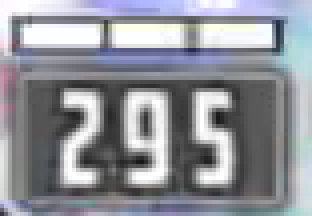
#> input picture scripts/boss-study/ammo-box-template.png, 78 x 54 px (shown 4 times larger)
$ python scan.py ammo-box-template.png --out out.png
#> lines starting #> are read from the running program, lines starting #| are printed output that depends on the picture
#!/usr/bin/env python3
"""boss-study scanner — mechanical extraction pass for boss-profile studies.

Turns a fight recording into an observation log (observations.json): a per-sample
timeline of the focus unit's weapon state (ammo-box tracking + glyph ammo reads +
digit stability), UI presence (fight clock), Full-Burst splash times, the
face-count cover metric, and derived candidate not-firing windows with evidence
sheets. NO interpretation happens here — classifying windows into boss downtime /
burst pauses / natural reloads is the authoring step's job (/boss-study skill),
which runs BLIND on this file alone.

Deps: ffmpeg + numpy + PIL only (same policy as scripts/probe/classify.py).

Usage:
  python3 scripts/boss-study/scan.py <video> --out <dir> [--fps-aim 8] [--fps-ui 2]

Detector design notes (calibrated on docs/probes/control/crown.MP4, 2026-07-16;
calibration frame timestamps logged in observations.json for the grading record):
- The ammo box rides ~90px left of the moving auto-aim reticle. Found per frame by
  masked NCC (template ammo-box-template.png) over the central search region;
  peaks verified by the digit-region signature. Two box states exist:
  NORMAL  = bright digits on dark fill (bright ~0.17 / dark110 ~0.57 / mean ~120)
  INVERTED= dark "000" on bright fill + depleted mag bar  -> RELOADING.
- Glyph reader (glyphs.npz, 0-9): reads are authoritative ONLY on settled frames;
  while firing, the rolling ones/tens digits motion-blur and half-scrolled rolls
  misread systematically (a scrolling 8 composites toward 6). Validated on a 60fps
  hot stretch: settled frames decrement 1 per 2 frames = ~30 counter-ticks/s hot
  (plus small kit refills, e.g. +5). At 4-8 Hz sampling the digit region therefore
  ALWAYS changes while firing -> digit-region correlation (dcorr) >= 0.90 across
  consecutive found samples = HOLDING fire.
- The 3-segment bar above the box is a magazine-fill bar (barFrac ~ ammo/mag), a
  no-OCR cross-check on reads.
- Low-confidence samples are NEVER classified as firing: BOX_ABSENT and unverified
  peaks count toward candidate windows (Fable gate rev 7).
"""
import argparse, json, os, subprocess, sys
import numpy as np
from PIL import Image

try:
    import cv2  # optional: enables the v1 face/cover detector (opencv-python-headless<5)
except ImportError:
    cv2 = None

SRC_W, SRC_H = 2622, 1206
AIM = dict(x=900, y=380, w=1000, h=520)     # ammo-box search region (full-res crop)
DX0, DY0, DX1, DY1 = 8, 20, 70, 52          # digit window within box
BAR = (2, 4, 70, 13)                        # mag bar strip within box (x0,y0,x1,y1)
UI_W = 656
DMG_BOX_SMALL = (283, 2, 373, 15)           # top-centre damage box on small frame
BURST_METER_SMALL = (636, 121, 655, 126)    # right-edge burst meter (orig x2540-2620, y485-502):
                                            # grey/white = charging, red/flashing = INSIDE Full
                                            # Burst (owner-identified; validated on crown.MP4 —
                                            # 12 FBs, all ~10s). Flashes ~1Hz, so merge gaps <=1s.
BURST_RED_THRESH = 0.25
YELLOW_THRESH = 0.11                        # probe-processing whole-frame splash threshold
SPLASH_MIN_GAP = 10.0
DCORR_STATIC = 0.90                         # >= means digit region unchanged (holding fire)
CAND_MIN_SEC = 0.5                          # min not-firing run to emit a candidate window

HERE = os.path.dirname(os.path.abspath(__file__))

def sh(cmd):
    r = subprocess.run(cmd, shell=True, capture_output=True, text=True)
    if r.returncode != 0:
        sys.exit(f"cmd failed: {cmd}\n{r.stderr[-2000:]}")

def gray_arr(img): return np.asarray(img.convert('L'), dtype=np.float64)

# ---------------- glyph reader ----------------
class GlyphReader:
    def __init__(self, npz_path):
        self.T = {ch: arr for ch, arr in np.load(npz_path).items()}

    # [42 lines left out: functions segment, read, classify_digit_region, not called in this run]

class BoxTracker:
    def __init__(self, tpl_png):
        tpl = gray_arr(Image.open(tpl_png))
        self.tpl, (self.th, self.tw) = tpl, tpl.shape
        m = np.ones_like(tpl); m[DY0:DY1, DX0:DX1] = 0.0
        self.mask, self.n_m = m, m.sum()
        self.tz = (tpl - (tpl * m).sum() / self.n_m) * m
        self.tnorm = np.sqrt((self.tz * self.tz).sum())

    # [34 lines left out: functions find, digit_corr, ui_present, not called in this run]

def yellow_frac(c):
    r, g, b = c[..., 0], c[..., 1], c[..., 2]
    return float(((r > 150) & (g > 120) & (b < 120) & (r + g > 2 * b + 100)).mean())

# [5 lines left out: function burst_red_frac, not called in this run]

class FaceDetectorV1:
    """CALIBRATED cover/boss-walk detector (2026-07-16): nagadomi's lbpcascade_animeface
    (vendored XML, MIT) on 1311-wide frames. The squad turns FRONTAL (faces to camera) during
    every boss-unhittable walk and during forced-cover phases — measured on 714-noon/1.mp4
    (all five transitions + the fight-end cover phase) with ZERO false positives across
    crown.MP4. Faces in the squad-strip portrait box are excluded; count threshold is
    comp-aware (unitCount-1); pre/post-fight lineups are frontal too, so gate on the fight
    clock downstream."""
    STRIP = (450, 830, 510)   # exclude portraits: x0..x1 when center-y below this

    def __init__(self, xml_path):
        self.casc = cv2.CascadeClassifier(xml_path)
        if self.casc.empty():
            raise RuntimeError(f'cascade failed to load: {xml_path}')

    # [39 lines left out: functions count, face_metric, not called in this run]

# ---------------- main ----------------
def main():
    ap = argparse.ArgumentParser()
    ap.add_argument('video')
    ap.add_argument('--out', required=True)
    ap.add_argument('--fps-aim', type=float, default=8)
    ap.add_argument('--fps-ui', type=float, default=2)
    ap.add_argument('--template', default=os.path.join(HERE, 'ammo-box-template.png'))
    ap.add_argument('--glyphs', default=os.path.join(HERE, 'glyphs.npz'))
    ap.add_argument('--cascade', default=os.path.join(HERE, 'lbpcascade_animeface.xml'))
    ap.add_argument('--team-size', type=int, default=5,
                    help='units in the recorded comp; face threshold = team_size - 1')
    args = ap.parse_args()
    os.makedirs(args.out, exist_ok=True)
    aim_dir, ui_dir = os.path.join(args.out, 'frames-aim'), os.path.join(args.out, 'frames-ui')
    ev_dir = os.path.join(args.out, 'evidence')
    for d in (aim_dir, ui_dir, ev_dir): os.makedirs(d, exist_ok=True)

    print('extracting frames…', flush=True)
    sh(f"ffmpeg -y -loglevel error -i '{args.video}' -vf 'fps={args.fps_aim},crop={AIM['w']}:{AIM['h']}:{AIM['x']}:{AIM['y']}' {aim_dir}/a_%05d.png")
#> (the call stopped at in sh, `r = subprocess.run(cmd, shell=True, capture_output=True, text=True)`: subprocess is not available in this run)
    sh(f"ffmpeg -y -loglevel error -i '{args.video}' -vf 'fps={args.fps_ui},scale=1311:-1' {ui_dir}/u_%05d.png")
#> (the call stopped at in sh, `r = subprocess.run(cmd, shell=True, capture_output=True, text=True)`: subprocess is not available in this run)

    tracker, reader = BoxTracker(args.template), GlyphReader(args.glyphs)
#> in gray_arr, `def gray_arr(img): return np.asarray(img.convert('L'), dtype=np.float64)`:
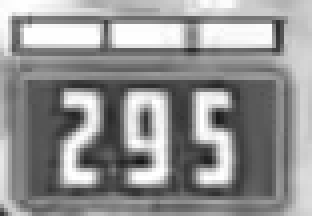
#> returned value: shape (54, 78) float64 (shown 4 times larger); min 22, max 255, mean 146
#> in __init__, `self.tpl, (self.th, self.tw) = tpl, tpl.shape`: self.th = 54; self.tw = 78
#> in __init__, `self.tz = (tpl - (tpl * m).sum() / self.n_m) * m`:
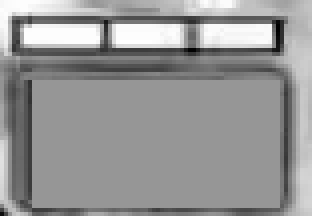
#> self.tz: shape (54, 78) float64 (shown 4 times larger); min -124.5, max 86.48, mean 0; drawn with min black and max white
#> in __init__, `self.tnorm = np.sqrt((self.tz * self.tz).sum())`: self.tnorm = 2385.4
#> (reads scripts/boss-study/glyphs.npz from the repository)
    facer = None
    if cv2 is not None and os.path.exists(args.cascade):
        facer = FaceDetectorV1(args.cascade)
    else:
        print('NOTE: cv2/cascade unavailable — v1 face/cover detector skipped', flush=True)

    ui_samples = []
    ui_files = sorted(os.listdir(ui_dir))
    for i, f in enumerate(ui_files):
        t = i / args.fps_ui
        path = os.path.join(ui_dir, f)
        big = Image.open(path).convert('RGB')
        c = np.asarray(big.resize((UI_W, int(big.height * UI_W / big.width))), dtype=np.float64)
        heads, skin = face_metric(c)
        rec = dict(t=round(t, 2), ui=ui_present(c.mean(axis=2)),
                   yellow=round(yellow_frac(c), 4), faces=heads, skin=skin,
                   burst=round(burst_red_frac(c), 3))
        if facer:
            n, span = facer.count(cv2.imread(path))
            rec['facesV1'], rec['facesV1Span'] = n, span
        ui_samples.append(rec)
        if i % 100 == 0: print(f'  ui {i}/{len(ui_files)}', flush=True)

    aim_samples, prev_digits = [], None
    aim_files = sorted(os.listdir(aim_dir))
    for i, f in enumerate(aim_files):
        t = i / args.fps_aim
        reg = gray_arr(Image.open(os.path.join(aim_dir, f)))
        hit = tracker.find(reg)
        rec = dict(t=round(t, 3), found=bool(hit))
        if hit:
            rec.update(x=hit['x'] + AIM['x'], y=hit['y'] + AIM['y'], ncc=hit['ncc'],
                       state=hit['state'], barFrac=hit['barFrac'])
            if hit['state'] == 'normal':
                rec['ammo'] = reader.read(hit['digits'])
                rec['dcorr'] = digit_corr(prev_digits, hit['digits'])
                prev_digits = hit['digits']
            else:
                prev_digits = None
        else:
            prev_digits = None
        aim_samples.append(rec)
        if i % 200 == 0: print(f'  aim {i}/{len(aim_files)}', flush=True)

    # fight clock
    present = [s['ui'] for s in ui_samples]
    def first_run(seq, need=5):
        run = 0
        for i, v in enumerate(seq):
            run = run + 1 if v else 0
            if run >= need: return i - need + 1
        return None
    fs_i = first_run(present)
    le = first_run(present[::-1])
    fe_i = None if le is None else len(present) - 1 - le
    fight_start = None if fs_i is None else ui_samples[fs_i]['t']
    fight_end = None if fe_i is None else ui_samples[fe_i]['t']

    # splashes (secondary FB signal; known-weak on bright boss backgrounds)
    splashes, last = [], -1e9
    for s in ui_samples:
        if s['yellow'] >= YELLOW_THRESH and s['t'] - last >= SPLASH_MIN_GAP:
            splashes.append(s['t']); last = s['t']

    # Full-Burst windows from the right-edge burst meter (PRIMARY FB signal): red/flashing =
    # inside FB; merge sub-1s flicker gaps.
    fb_windows, w_start, w_last = [], None, None
    for s in ui_samples:
        if s['burst'] >= BURST_RED_THRESH:
            if w_start is None: w_start = s['t']
            w_last = s['t']
        elif w_start is not None and s['t'] - w_last > 1.0:
            fb_windows.append([w_start, round(w_last + 1.0 / args.fps_ui, 2)]); w_start = None
    if w_start is not None:
        fb_windows.append([w_start, round(w_last + 1.0 / args.fps_ui, 2)])

    # per-sample firing classification (mechanical; low confidence is NEVER 'firing')
    def firing(rec):
        return bool(rec.get('found') and rec.get('state') == 'normal'
                    and rec.get('dcorr') is not None and rec['dcorr'] < DCORR_STATIC)
    # candidate not-firing windows
    windows, run_start = [], None
    for i, rec in enumerate(aim_samples):
        if not firing(rec):
            run_start = i if run_start is None else run_start
        else:
            if run_start is not None:
                t0, t1 = aim_samples[run_start]['t'], rec['t']
                if t1 - t0 >= CAND_MIN_SEC and (fight_start is None or t1 > fight_start) \
                        and (fight_end is None or t0 < fight_end):
                    seg = aim_samples[run_start:i]
                    states = [ (s.get('state') if s.get('found') else 'absent') for s in seg ]
                    reads = [s.get('ammo') for s in seg if s.get('ammo')]
                    windows.append(dict(
                        tStartVideo=t0, tEndVideo=t1, durSec=round(t1 - t0, 2),
                        states=dict(zip(*np.unique(states, return_counts=True))) if states else {},
                        statesSeq=states,
                        ammoReads=reads,
                        ammoBefore=next((s.get('ammo') for s in reversed(aim_samples[:run_start])
                                         if s.get('ammo') and '?' not in s.get('ammo')), None),
                        ammoAfter=next((s.get('ammo') for s in aim_samples[i:]
                                        if s.get('ammo') and '?' not in s.get('ammo')), None),
                    ))
                run_start = None
    # (an open run at video end is dropped: fight_end bounds interpretation anyway)
    for w in windows:
        w['states'] = {k: int(v) for k, v in w['states'].items()}

    # evidence sheets: small-frame strips around each window
    for wi, w in enumerate(windows):
        i0 = max(0, int((w['tStartVideo'] - 1.5) * args.fps_ui))
        i1 = min(len(ui_files) - 1, int((w['tEndVideo'] + 1.5) * args.fps_ui))
        tiles = [Image.open(os.path.join(ui_dir, ui_files[k])) for k in range(i0, i1 + 1)]
        if tiles:
            tw_, th_ = tiles[0].size
            sheet = Image.new('RGB', (tw_ * len(tiles), th_))
            for k, tile in enumerate(tiles): sheet.paste(tile, (k * tw_, 0))
            p = os.path.join(ev_dir, f'window_{wi:02d}.png')
            sheet.save(p); w['evidenceSheet'] = os.path.abspath(p)

    # cover/boss-walk windows from the v1 face detector: >= (team_size-1) frontal faces with
    # >=0.5 width span, >=2 consecutive samples. Fires at boss-walk transitions AND forced-cover
    # phases; pre/post-fight lineups are frontal too — bounded by the fight clock here.
    face_windows = []
    if facer:
        need = max(3, args.team_size - 1)
        f_start, f_last = None, None
        for s in ui_samples:
            hot = s.get('facesV1', 0) >= need and s.get('facesV1Span', 0) >= 0.5 \
                and (fight_start is None or s['t'] >= fight_start) \
                and (fight_end is None or s['t'] <= fight_end)
            if hot:
                if f_start is None: f_start = s['t']
                f_last = s['t']
            elif f_start is not None and s['t'] - f_last > 1.5:
                if f_last > f_start:
                    face_windows.append([f_start, round(f_last + 1.0 / args.fps_ui, 2)])
                f_start = None
        if f_start is not None and f_last > f_start:
            face_windows.append([f_start, round(f_last + 1.0 / args.fps_ui, 2)])

    out = dict(
        video=os.path.abspath(args.video), fpsAim=args.fps_aim, fpsUi=args.fps_ui,
        fightStartVideoSec=fight_start, fightEndVideoSec=fight_end,
        durationSec=None if None in (fight_start, fight_end) else round(fight_end - fight_start, 2),
        splashesVideoSec=splashes,
        fullBurstWindowsVideoSec=fb_windows,
        coverFaceWindowsVideoSec=face_windows,
        candidateWindows=windows,
        uiSamples=ui_samples, aimSamples=aim_samples,
        calibrationFramesVideoSec=[40, 41, 42, 43, 44, 60, 55.0, 75.0, 66.3, 67.7, 69.5, 72.0],
        notes="Raw observations only; window classification belongs to the /boss-study authoring "
              "step. 'ammo' reads are authoritative only on settled/static samples (rolling digits "
              "blur and misread). counter ticks ~30/s hot; small kit refills (+5-ish) move the "
              "counter WITHOUT a firing pause. INVERTED state = the reload display (dark 000 on "
              "bright). faces = UNCALIBRATED v0 cover metric (baseline 5-8 on normal frames -> "
              "likely DEAD; do not treat its absolute value as meaningful).")
    with open(os.path.join(args.out, 'observations.json'), 'w') as fp:
        json.dump(out, fp)
    print(f"wrote {args.out}/observations.json  fight={fight_start}..{fight_end} "
          f"splashes={len(splashes)} windows={len(windows)}")

if __name__ == '__main__':
    main()
